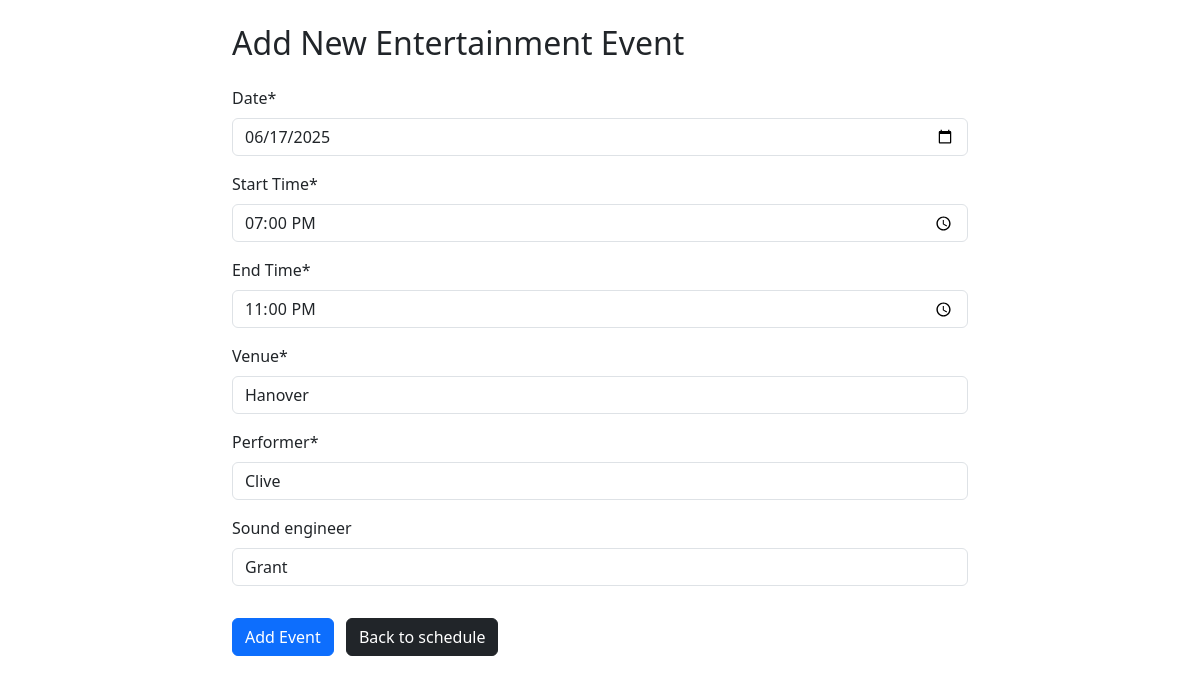
Screenshot of /edit/4 (signed in) with the database file from the repository.
### planner/models.py (models this page shows, shortened)
class Event(models.Model):
    date = models.DateField()
    performance_time_start = models.TimeField(verbose_name="Start Time")
    performance_time_end = models.TimeField(verbose_name="End Time")
    venue = models.CharField(max_length=100)
    performer = models.CharField(max_length=100)
    sound_engineer = models.CharField(max_length=100, blank=True, null=True)

### planner/views.py (the view)
# urls.py: path('edit/<int:pk>', views.edit_event, name="edit_event"),
@login_required
def edit_event(request: HttpRequest, pk: int) -> HttpRequest:
    event = get_object_or_404(Event, pk=pk)
    if request.method == 'POST':
        form = EventForm(request.POST, instance=event)
        if form.is_valid():
            form.save()
            return redirect('planner:index')
    else:
        form = EventForm(instance=event)
    return render(request, 'pages/add_event.html', {'form': form})

### planner/forms.py
class EventForm(forms.ModelForm):
    class Meta:
        model = Event
        fields = [
            'date',
            'performance_time_start',
            'performance_time_end',
            'venue',
            'performer',
            'sound_engineer',
        ]
        widgets = {
            'date': forms.DateInput(attrs={'type': 'date'}),
            'performance_time_start': forms.TimeInput(attrs={'type': 'time'}),
            'performance_time_end': forms.TimeInput(attrs={'type': 'time'}),
        }

### planner/templates/pages/add_event.html (shortened to what this page needs)
{% load static %}
{% load crispy_forms_tags %}
<!DOCTYPE html>
<html lang="en">
<head>
    <link rel="stylesheet" href="{% static 'stylesheet.css' %}">
    <link href="https://cdn.jsdelivr.net/npm/bootstrap@5.3.6/dist/css/bootstrap.min.css" rel="stylesheet"
>
</head>
{% block content %}
<div class="container mt-4">
    <div class="row justify-content-center">
        <div class="col-md-8">
            <h2 class="mb-4">Add New Entertainment Event</h2>
            <form method="post">
                {{ form|crispy }}
                <button type="submit" class="btn btn-primary mt-3">Add Event</button>
                <a href="{% url 'planner:index' %}" class="btn btn-dark mt-3 ms-2">Back to schedule</a>
            </form>
        </div>
    </div>
</div>
{% endblock %}

### rows the page displays
Event: date "06/17/2025", performance_time_start "19:00:00", performance_time_end "23:00:00", venue "Hanover", performer "Clive", sound_engineer "Grant"
